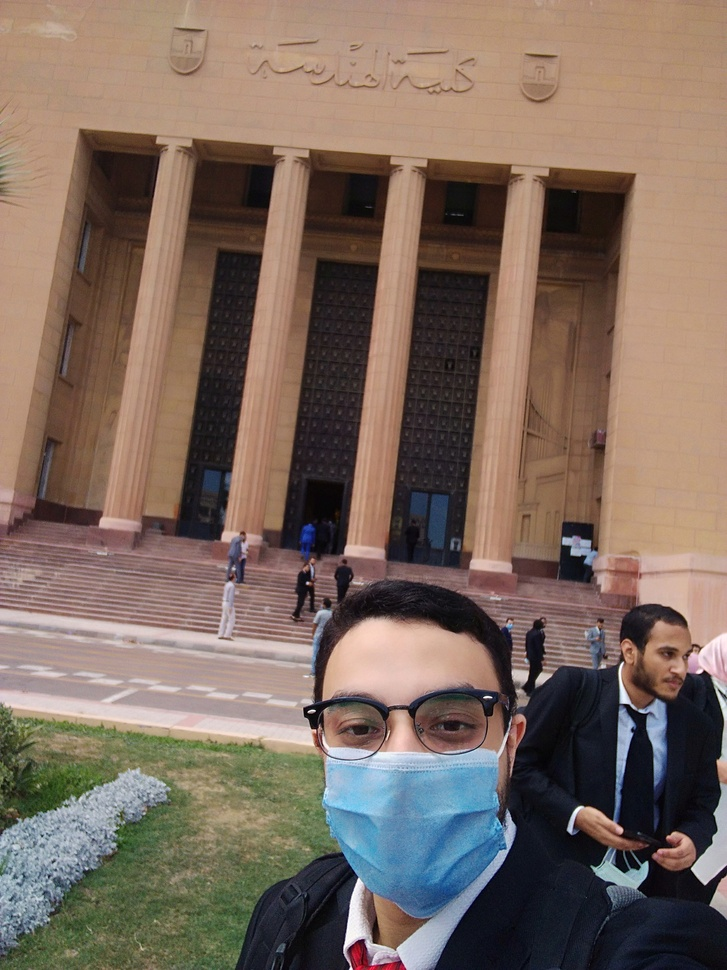
#> input picture dataset/IMG_20200817_135414.jpg, 727 x 970 px, shrunk from 2448 x 3264 before the run; its folder holds only this picture in this run
$ python 02_face_training.py
#> lines starting #> are read from the running program, lines starting #| are printed output that depends on the picture
import cv2
import numpy as np
from PIL import Image
import os

# Path for face image database
path = 'dataset'

#face detection and recognition
recognizer = cv2.face.LBPHFaceRecognizer_create()
detector = cv2.CascadeClassifier("haarcascade_frontalface_default.xml");

# function to get the images and label data
def getImagesAndLabels(path):

#> called with path = 'dataset'
    imagePaths = [os.path.join(path,f) for f in os.listdir(path)]
    faceSamples=[]
    ids = []

    for imagePath in imagePaths:

        PIL_img = Image.open(imagePath).convert('L') # convert it to grayscale
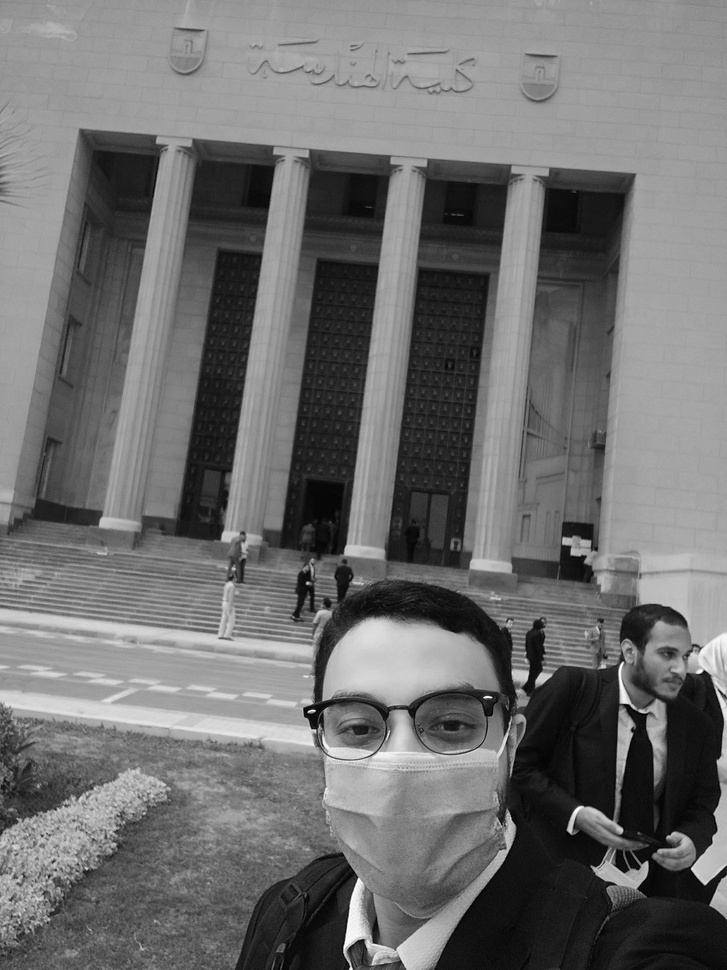
#> PIL_img: PIL image 727x970 L; min 1, max 255, mean 110.5
        img_numpy = np.array(PIL_img,'uint8')

#> (the run stopped early here; a loop or call above may not have finished)
